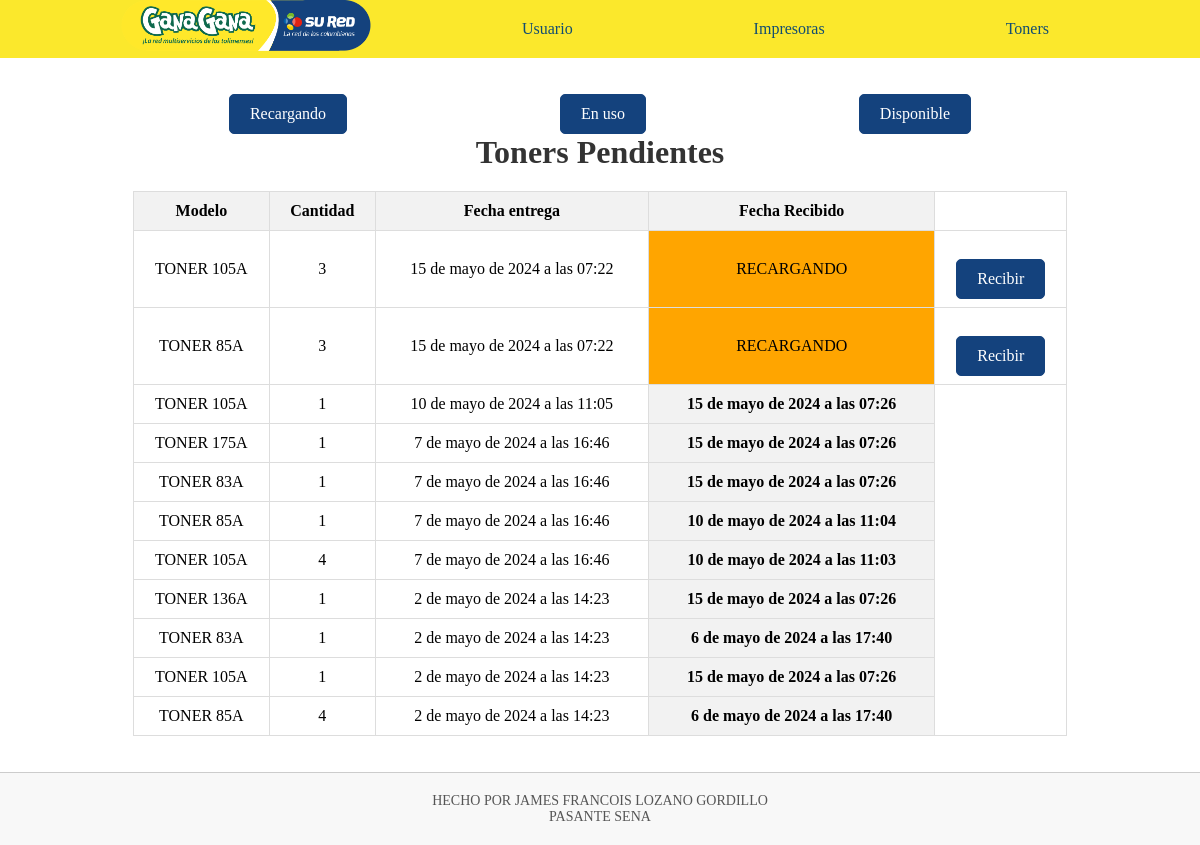
Page /Lista_T_Pendientes/ on the earlier database version.
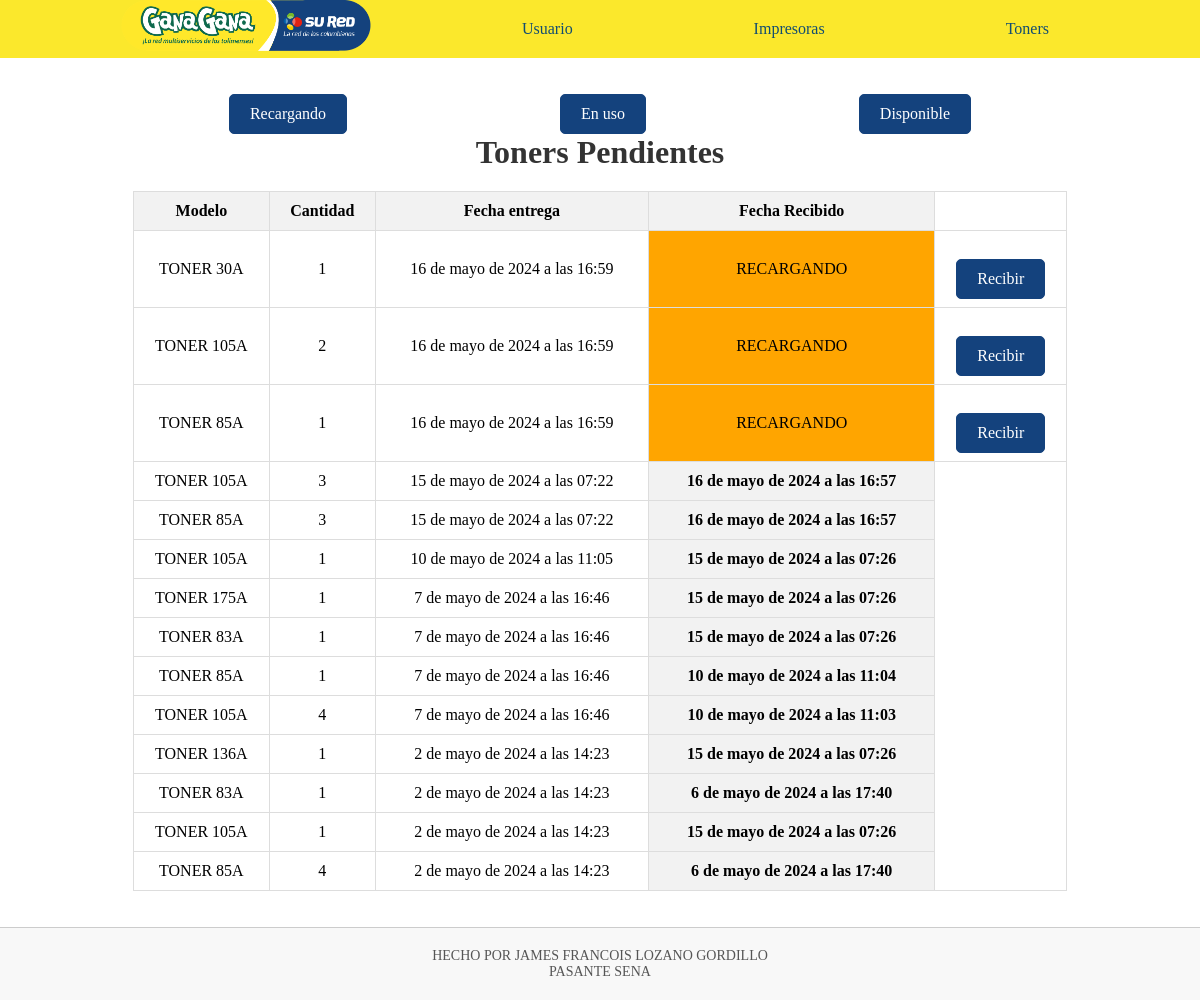
Same page on the later database version.
### Datos/models.py (models this page shows, shortened)
class Toner_M_Recargados(models.Model):
    ESTADO = [
        ('ENTREGADO','ENTREGADO'),
        ('RECARGANDO','RECARGANDO'),
        ]
    toner = models.ForeignKey(Tonner, on_delete=models.SET_NULL, null=True, blank=True)
    cantidad = models.PositiveIntegerField()
    estado = models.CharField(max_length=10, choices=ESTADO, default='RECARGANDO')
    fecha_entrega = models.DateTimeField(auto_now_add=True, null=False)
    fecha_recibido = models.DateTimeField(null=True)

class Tonner(models.Model):
    ESTADO_T = [
        ('Recargando', 'Recargando'),
        ('Disponible', 'Disponible'),
        ('En Uso', 'En Uso'),
    ]
    nombre = models.CharField(max_length=50)
    cantidad = models.PositiveBigIntegerField()
    Numero_Toner = models.CharField(max_length=20)
    Estado = models.CharField(max_length=10, choices=ESTADO_T, default='L')
    imagen = models.ImageField()
    def __str__(self):
        return f"{self.nombre}"

### Datos/views.py (the view)
# urls.py: path('Lista_T_Pendientes/', views.Lista_T_Pendientes, name='Lista_T_Pendientes'),
def Lista_T_Pendientes(request):
    pendiente = Toner_M_Recargados.objects.all().order_by('-fecha_entrega')
    return render(request, 'carrito/pendientes.html', {
        'pendiente':pendiente,
    })

### Datos/templates/carrito/pendientes.html (shortened to what this page needs)
{% extends 'layouts/base.html' %}
{% block content %}
{% load static %}
{% include 'layouts/Barra_Tonners.html' %}
<!DOCTYPE html>
<html lang="es">
<head>
    <link rel="stylesheet" type="text/css" href="{% static 'CSS/ALL.css' %}">
</head>
<body>
    <h1>Toners Pendientes</h1>
    <table border="1">
        <thead>
            <tr>
                <th>Modelo</th>
                <th>Cantidad</th>
                <th>Fecha entrega</th>
                {% if toner.estado == "RECARGANDO" %}
                <th>Estado</th>
                {% else %}
                <th>Fecha Recibido</th>
                {% endif %}
            </tr>
        </thead>
        <tbody>
            {% for toner in pendiente %}
            <tr>
                <td>{{ toner.toner }}</td>
                <td>{{ toner.cantidad }}</td>
                <td>{{ toner.fecha_entrega }}</td>
                {% if toner.estado == "RECARGANDO" %}
                <td class="{% if toner.estado == 'RECARGANDO' %}naranja{% endif %}">{{ toner.estado }}</td>
                <td><a href="#" class="recibir-link btn" data-toner-id="{{ toner.id }}">Recibir</a></td>
                {% endif %}
                {% if toner.estado == "ENTREGADO" %}
                <th>{{ toner.fecha_recibido }}</th>
                {% endif %}
            </tr>
            {% endfor %}
        </tbody>
    </table>
</body>
</html>
{% endblock %}

### Datos/templates/layouts/base.html (shortened to what this page needs)
{% load static %}
<!DOCTYPE html>
<html lang="en">
<head>
</head>
<body>
    <nav class="navbar">
        <ul style="display: flex; justify-content: space-evenly;">
            <li>
                <img src="{% static 'logo.png' %}" alt="Logo" style="width: 250px;" onclick="inicio()">
            </li>
            <li
                class="{% if request.path == '/R_Persona/' %}active{% elif request.path == '/R_Area/'%} active {% endif %}">
                <a href="{% url 'R_Area' %}">Usuario </a>
            </li>
            <li
                class="">
                <a href="{% url 'Ver_Tabla' %} ">Impresoras </a>
            </li>
            <li
                class="{% if request.path == '/L_Tonner/' %}active{% elif request.path == '/V_Toners_R/'%} active {% elif request.path == '/E_Tonner/'%} active{% elif request.path == '/R_Tonner/'%} active{% endif %}">
                <a href="{% url 'L_Tonner' %}">Toners</a>
            </li>
        </ul>
    </nav>
    <div style="padding: 1rem;">
        {% block content %}
        {% endblock %}
    </div>
    {% if request.path == '/R_Area/' %}
    {% elif request.path == '/R_Persona/' %}
    {% else %}
    {% include 'layouts/footer.html' %}
    {% endif %}
</body>
</html>

### Datos/templates/layouts/Barra_Tonners.html (shortened to what this page needs)
{% load static %}
<link rel="stylesheet" type="text/css" href="{% static 'CSS/ALL.css' %}">
<div style="display: flex; justify-content: space-evenly;">
    <a href="{% url 'Toner_Recarga' %}" class="btn">Recargando</a>
    <a href="{% url 'V_Toners_R' %}" class="btn">En uso</a>
    <a href="{% url 'L_Tonner' %}" class="btn">Disponible</a>
</div>

### Datos/templates/layouts/footer.html (shortened to what this page needs)
<!DOCTYPE html>
<html lang="es">
<head>
</head>
<body>
    <footer>
        <div>
            <p>HECHO POR JAMES FRANCOIS LOZANO GORDILLO
                <br>
                PASANTE SENA
            </p>
        </div>
    </footer>
</body>
</html>

### static/CSS/ALL.css (style rules this page uses)
* { padding: 0; margin: 0; }
h1 { text-align: center; color: #333; }
table { width: 80%; border-collapse: collapse; margin: 20px auto; }
table, th, td { border: 1px solid #ddd; }
th { background-color: #f2f2f2; padding: 10px; text-align: center; }
td { padding: 8px; text-align: center; }
.btn { display: inline-block; padding: 10px 20px; margin-top: 20px; text-align: center; text-decoration: none; background-color: #14427d; color: #fff; border-radius: 5px; border: 1px solid #14427d; }

### Datos/templates/layouts/Barra_Tonners.html (style rules this page uses)
* { padding: 0; margin: 0; }
a { text-decoration: none; }

### Datos/templates/carrito/pendientes.html (style rules this page uses)
.naranja { background-color: orange; }

### Datos/templates/layouts/footer.html (style rules this page uses)
footer { background-color: #f8f8f8; padding: 20px; text-align: center; border-top: 1px solid #ccc; }
footer p { font-size: 14px; color: #555; margin: 0; }

### Datos/templates/layouts/base.html (style rules this page uses)
footer { background-color: #f8f8f8; padding: 20px; text-align: center; border-top: 1px solid #ccc; }
footer p { font-size: 14px; color: #555; margin: 0; }
* { padding: 0; margin: 0; }
.navbar { background-color: #fbe82c; }
.navbar a { float: left; display: block; color: #124d71; text-align: center; padding: 20px 30px; text-decoration: none; }
ul { list-style: none; }

Differences in the rows shown:
added Toner_M_Recargados: toner "TONER 30A", cantidad "1", fecha_entrega "16 de mayo de 2024 a las 16:59", estado "RECARGANDO"
added Toner_M_Recargados: toner "TONER 105A", cantidad "2", fecha_entrega "16 de mayo de 2024 a las 16:59", estado "RECARGANDO"
added Toner_M_Recargados: toner "TONER 85A", cantidad "1", fecha_entrega "16 de mayo de 2024 a las 16:59", estado "RECARGANDO"
changed Toner_M_Recargados (number 4 of 14 on the later page): fecha_recibido (not shown) → "16 de mayo de 2024 a las 16:57"; estado "RECARGANDO" → (not shown)
changed Toner_M_Recargados (number 5 of 14 on the later page): fecha_recibido (not shown) → "16 de mayo de 2024 a las 16:57"; estado "RECARGANDO" → (not shown)
